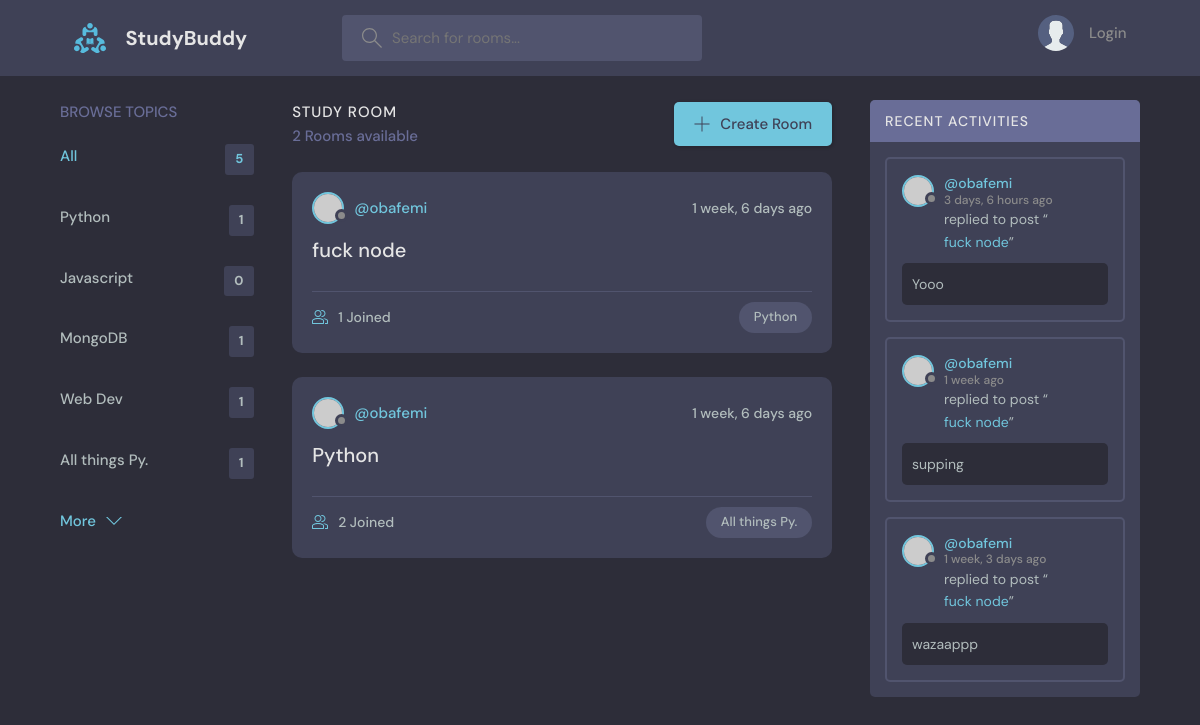
Page /?q=Python on the committed database.
### base/models.py (models this page shows, shortened)
class Topic(models.Model):
    name = models.CharField(max_length=200)
    def __str__(self):
        return self.name

class Room(models.Model):
    topic = models.ForeignKey(Topic, on_delete=models.SET_NULL, null=True)
    host = models.ForeignKey(User, on_delete=models.SET_NULL, null=True)
    name = models.CharField(max_length=200)
    description = models.TextField(null=True, blank=True)
    participants = models.ManyToManyField(User, related_name='participants', blank=True)
    updated = models.DateTimeField(auto_now=True)
    created = models.DateTimeField(auto_now_add=True)
    class Meta:
        ordering = ['-updated']
    def __str__(self) -> str:
        return self.name

class Message(models.Model):
    user = models.ForeignKey(User, on_delete=models.CASCADE)
    room = models.ForeignKey(Room, on_delete=models.CASCADE)
    body = models.TextField()
    updated = models.DateTimeField(auto_now=True)
    created = models.DateTimeField(auto_now_add=True)
    class Meta:
        ordering = ['-updated']

### base/views.py (the view)
# urls.py: path('', views.home, name='home'),
def home(request):
    q = request.GET.get('q') if request.GET.get('q') != None else ''
    rooms = Room.objects.filter(Q(topic__name__icontains=q) | Q(name__icontains=q) | Q(description__icontains=q))
    topics = Topic.objects.all()
    room_count = rooms.count()
    room_messages = Message.objects.filter(Q(room__topic__name__icontains=q))
    return render(request, 'base/home.html', {'rooms': rooms, 'topics': topics, 'room_count': room_count, 'room_messages': room_messages})

### base/templates/base/home.html (shortened to what this page needs)
{% extends 'main.html' %}
  {% block content %}
    <main class="layout layout--3">
      <div class="container">
        {% include 'base/topicsComp.html' %}
        <div class="roomList">
          <div class="roomList__header">
            <div>
              <h2>Study Room</h2>
              <p>{{room_count}} Rooms available</p>
            </div>
            <a class="btn btn--main" href="{% url 'create-room' %}">
              <svg version="1.1" xmlns="http://www.w3.org/2000/svg" width="32" height="32" viewBox="0 0 32 32">
                <title>add</title>
                <path
                  d="M16.943 0.943h-1.885v14.115h-14.115v1.885h14.115v14.115h1.885v-14.115h14.115v-1.885h-14.115v-14.115z"
                ></path>
              </svg>
              Create Room
            </a>
          </div>
          {% include 'base/feedComp.html' %}
        </div>
        {% include 'base/activityComp.html' %}
      </div>
    </main>
  {% endblock %}

### base/templates/base/topicsComp.html
<div class="topics">
    <div class="topics__header">
      <h2>Browse Topics</h2>
    </div>
    <ul class="topics__list">
      <li>
        <a href="{% url 'home' %}" class="active">All <span>{{topics.count}}</span></a>
      </li>
      {% for topic in topics %}
      <li>
        <a href="{% url 'home'%}?q={{topic.name}}">{{topic}} <span>{{topic.room_set.all.count}}</span></a>
      </li>
      {% endfor %}
    </ul>
    <a class="btn btn--link" href="topics.html">
      More
      <svg version="1.1" xmlns="http://www.w3.org/2000/svg" width="32" height="32" viewBox="0 0 32 32">
        <title>chevron-down</title>
        <path d="M16 21l-13-13h-3l16 16 16-16h-3l-13 13z"></path>
      </svg>
    </a>
  </div>

### base/templates/base/feedComp.html (shortened to what this page needs)
{% for room in rooms %}
<div class="roomListRoom">
    <div class="roomListRoom__header">
      <a href="{% url 'user-profile' room.host.id %}" class="roomListRoom__author">
        <div class="avatar avatar--small">
          <img src="https://randomuser.me/api/portraits/women/11.jpg" />
        </div>
        <span>@{{room.host.username}}</span>
      </a>
      <div class="roomListRoom__actions">
        <span>{{room.created|timesince}} ago</span>
      </div>
    </div>
    <div class="roomListRoom__content">
      <a href="{% url 'room' room.id%}">{{room.name}}</a>
    </div>
    <div class="roomListRoom__meta">
      <a href="{% url 'room' room.id%}" class="roomListRoom__joined">
        {{room.participants.all.count}} Joined
      </a>
      <p class="roomListRoom__topic">{{room.topic.name}}</p>
    </div>
  </div>
{% endfor %}

### base/templates/base/activityComp.html (shortened to what this page needs)
<div class="activities">
    <div class="activities__header">
      <h2>Recent Activities</h2>
    </div>
    {% for  message in room_messages %}
    <div class="activities__box">
      <div class="activities__boxHeader roomListRoom__header">
        <a href="{% url 'user-profile' message.user.id %}" class="roomListRoom__author">
          <div class="avatar avatar--small">
            <img src="https://randomuser.me/api/portraits/women/11.jpg" />
          </div>
          <p>
            @{{message.user}}
            <span>{{message.created|timesince}} ago</span>
          </p>
        </a>
      </div>
      <div class="activities__boxContent">
        <p>replied to post “<a href="{% url 'room' message.room.id %}">{{message.room}}</a>”</p>
        <div class="activities__boxRoomContent">
          {{message.body}}
        </div>
      </div>
    </div>
    {% endfor %}
  </div>

### rows in the picture
Topic: name "Python", room_set.all.count "1"
Topic: name "Javascript", room_set.all.count "0"
Topic: name "MongoDB", room_set.all.count "1"
Topic: name "Web Dev", room_set.all.count "1"
Topic: name "All things Py.", room_set.all.count "1"
Room: host.username "obafemi", created "1 week, 6 days", name "fuck node", participants.all.count "1", topic.name "Python"
Room: host.username "obafemi", created "1 week, 6 days", name "Python", participants.all.count "2", topic.name "All things Py."
Message: user "obafemi", created "3 days, 6 hours", room "fuck node", body "Yooo"
Message: user "obafemi", created "1 week", room "fuck node", body "supping"
Message: user "obafemi", created "1 week, 3 days", room "fuck node", body "wazaappp"

### other values in the picture
{{ topics.count }} "5"
{{ room_count }} "2"
